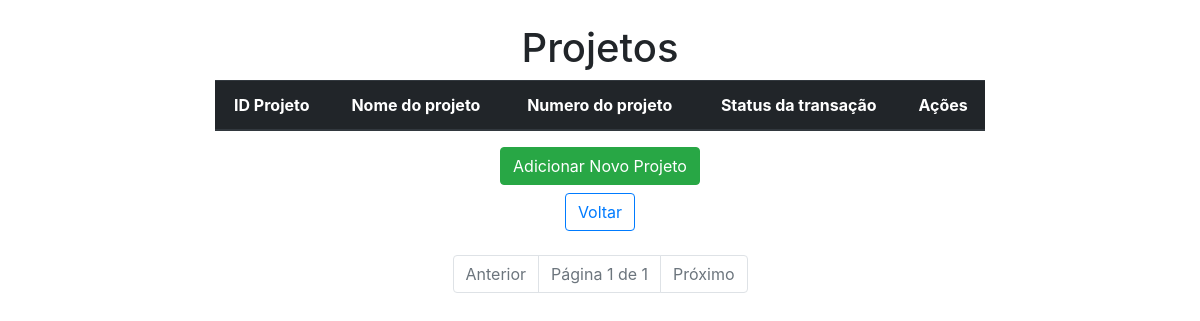
Before: /projeto_html/ (signed in) with the older database file.
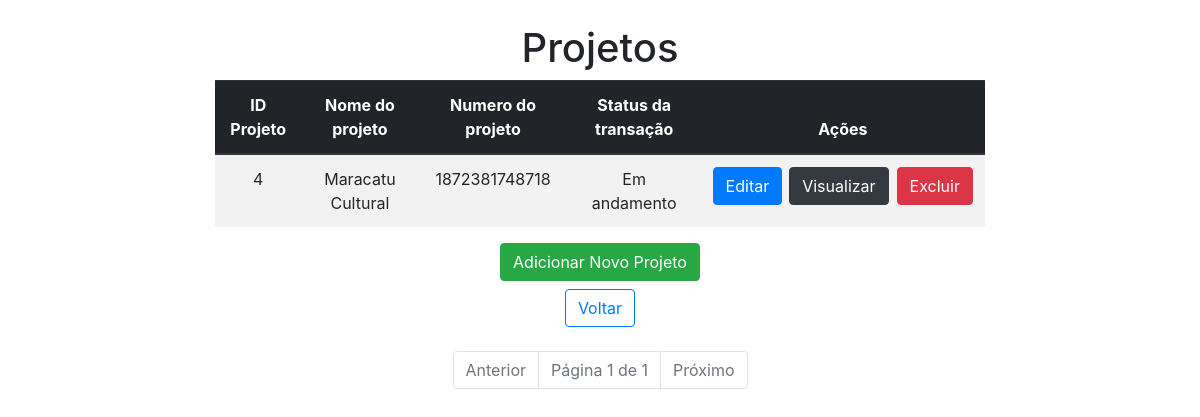
After: the same page with the newer database file.
### app/models.py (models this page shows, shortened)
class Projeto(models.Model):
    numero_projeto = models.CharField(max_length=30)
    numero_sei = models.CharField(max_length=21)
    numero_parcela = models.CharField(max_length=20)
    valor_solicitado = models.FloatField()
    titulo_projeto = models.CharField(max_length=100)
    status_transacao = models.CharField(max_length=100)
    transacao = models.ForeignKey(Transacao, on_delete=models.CASCADE)

### app/views.py (the view)
# urls.py: path("projeto_html/", projeto_html, name="projeto_html"),
@login_required
def projeto_html(request):
    projetos_list = Projeto.objects.all()
    paginator = Paginator(projetos_list, 5)
    page = request.GET.get('page')
    try:
        projetos = paginator.page(page)
    except PageNotAnInteger:
        projetos = paginator.page(1)
    except EmptyPage:
        projetos = paginator.page(paginator.num_pages)
    return render(request, "projeto.html", {"projetos": projetos})

### app/templates/projeto.html (shortened to what this page needs)
<!DOCTYPE html>
<html lang="en">
<head>
    <link rel="stylesheet" href="https://stackpath.bootstrapcdn.com/bootstrap/4.1.3/css/bootstrap.min.css">
</head>
<body>
    <div class="col-8 m-auto pt-4 pb-4 text-center">
        <h1>Projetos</h1>
        <table class="table table-striped">
            <thead class="thead-dark">
                <tr>
                    <th scope="col">ID Projeto</th>
                    <th scope="col">Nome do projeto</th>
                    <th scope="col">Numero do projeto</th>
                    <th scope="col">Status da transação</th>
                    <th scope="col">Ações</th>
                </tr>
            </thead>
            <tbody>
                {% for projeto in projetos %}
                <tr>
                    <td>{{ projeto.id }}</td>
                    <td>{{ projeto.titulo_projeto }}</td>
                    <td>{{ projeto.numero_projeto }}</td>
                    <td>{{ projeto.status_transacao }}</td>
                    <td>
                        <div class="btn-group" role="group">
                            <a href="{% url 'edit_projeto' projeto.id %}" class="btn btn-primary mr-2 rounded">Editar</a>
                            <a href="{% url 'view_projeto' projeto.id %}" class="btn btn-dark mr-2 rounded">Visualizar</a>
                            <form action="{% url 'delete_projeto' projeto.id %}" method="post" class="d-inline-block">
                                <button type="submit" class="btn btn-danger btnDel" onclick="return confirm('Tem certeza que deseja excluir este projeto?')">Excluir</button>
                            </form>
                        </div>
                    </td>
                </tr>
                {% endfor %}
            </tbody>
        </table>
        <a href="{% url 'form_projeto' %}" class="btn btn-success">Adicionar Novo Projeto</a> <br>
        <a href="{% url 'home' %}" class="btn btn-outline-primary mt-2">
             Voltar
        </a>
    </div>
<div class="container">
    <div class="row">
        <div class="col-md-12">
            <nav aria-label="Page navigation">
                <ul class="pagination justify-content-center">
                    {% if projetos.has_previous %}
                        <li class="page-item">
                            <a class="page-link" href="?page={{ projetos.previous_page_number }}">Anterior</a>
                        </li>
                    {% else %}
                        <li class="page-item disabled">
                            <span class="page-link">Anterior</span>
                        </li>
                    {% endif %}
                    <li class="page-item disabled">
                        <span class="page-link">Página {{ projetos.number }} de {{ projetos.paginator.num_pages }}</span>
                    </li>
                    {% if projetos.has_next %}
                        <li class="page-item">
                            <a class="page-link" href="?page={{ projetos.next_page_number }}">Próximo</a>
                        </li>
                    {% else %}
                        <li class="page-item disabled">
                            <span class="page-link">Próximo</span>
                        </li>
                    {% endif %}
                </ul>
            </nav>
        </div>
    </div>
</div>
</body>
</html>

Changed rows visible on the page:
added Projeto: id "4", titulo_projeto "Maracatu Cultural", numero_projeto "1872381748718", status_transacao "Em andamento"
